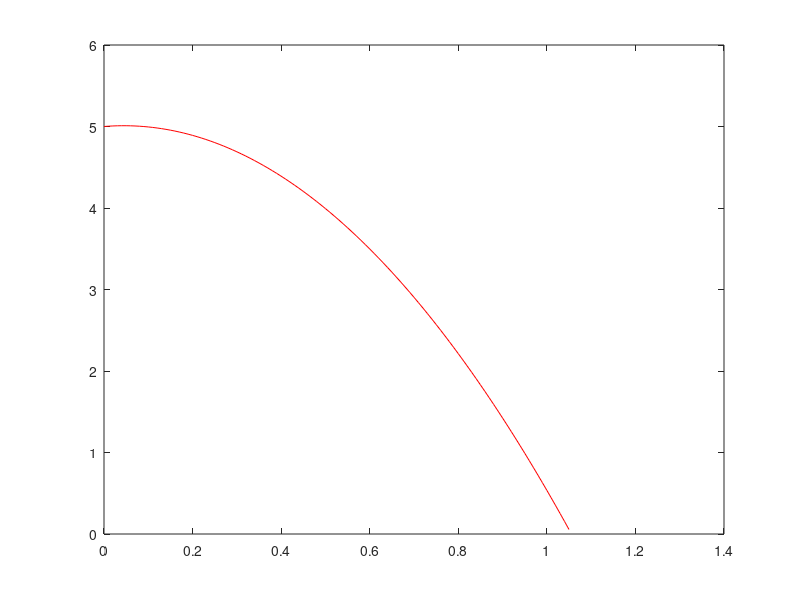
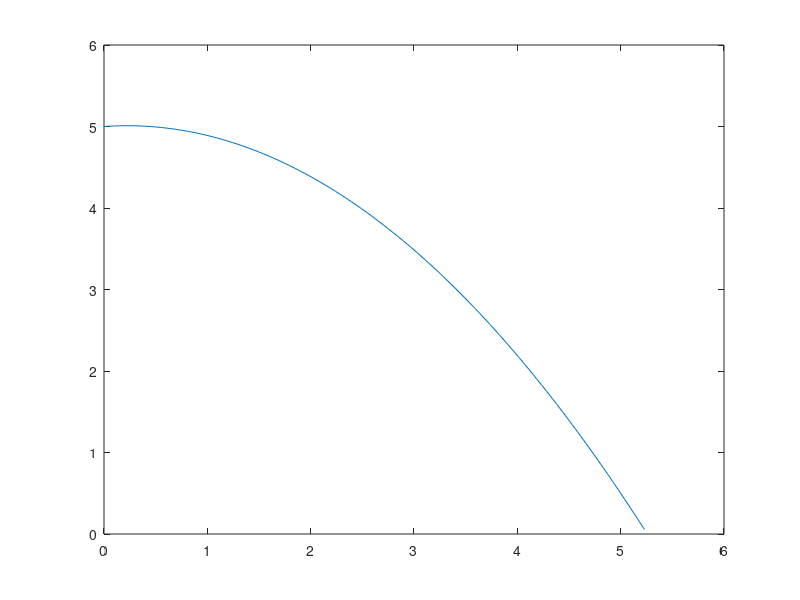

The MATLAB source for these figures, in order:
clc 
clear all
close all

g = 9.8;

    Vo = input('ingrese la velocidad inicial: ');
    teta = input('ingrese el angulo: ');
    H = input('Ingrese la altura inicial: ');

    teta = teta*3.1416/180;

    t = ((Vo*sin(teta))+((Vo*sin(teta))^2+2*H*g)^0.5)/g;
    xmax = Vo*cos(teta)*t;
    ymax = H+((Vo*sin(teta))^2)/(2*g);

    t1 = (0:0.01:t);
    Y = H+(Vo*sin(teta)).*t1-(0.5*g).*(t1.^2);

    X=Vo*cos(teta).*t1;
    y2 = H+(tan(teta).*X)-(0.5*g/(Vo*cos(teta))^2).*(X.^2);

    figure(1),plot(t1,Y,'r')
    figure(2),plot(X,y2)
    hold on
